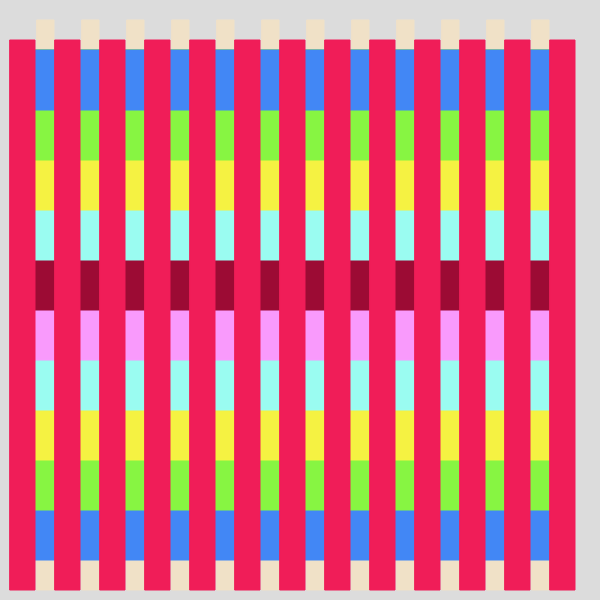
Frame 1 (no input)
Frame 60 (no input): identical to frame 1, image omitted
Frame 120 (the mouse pressed at the canvas centre since frame 60): identical to frame 1, image omitted

The p5.js sketch that drew this single still picture (run headless with seeded random() and noise() and a simulated clock; from frame 60 on, the mouse is pressed at the canvas centre):

// p5.js sketch
// ── sketch.js
function setup() {
  createCanvas(600, 600);
}

function draw() {
  background(220);
  
for(x=10;x<height-90;x+=45)
{ 
  stroke(240, 225, 199);
  fill(240, 225, 199);
  rect(x+27,20,17,570)
}
  
  for(x=50;x<height-50;x+=50)
  {stroke(66, 135, 245);
   fill(66, 135, 245);
  rect(30,x,525,60);
  }
  for(x=50;x<height-100;x+=50)
  {stroke(135, 245, 66);
   fill(135, 245, 66);
  rect(30,x,525,60);
  }
  for(x=50;x<height-150;x+=50)
  {stroke(245, 242, 66);
   fill(245, 242, 66);
  rect(30,x,525,60);
  }
  for(x=50;x<height-200;x+=50)
  {stroke(154, 252, 241);
   fill(154, 252, 241);
  rect(30,x,525,60);
  }//156, 11, 52
  for(x=50;x<height-250;x+=50)
  {stroke(249, 154, 252);
   fill(249, 154, 252);
  rect(30,x,525,60);
  }
    for(x=50;x<height-300;x+=50)
  {stroke(156, 11, 52);
   fill(156, 11, 52);
  rect(30,x,525,60);
  }
   for(x=50;x<height-350;x+=50)
  {stroke(154, 252, 241);
   fill(154, 252, 241);
  rect(30,x,525,60);
  }
  
    for(x=50;x<height-400;x+=50)
  {stroke(245, 242, 66);
   fill(245, 242, 66);
  rect(30,x,525,60);
  }
    for(x=50;x<height-450;x+=50)
  {stroke(135, 245, 66);
   fill(135, 245, 66);
  rect(30,x,525,60);
  }
  for(x=50;x<height-500;x+=50)
  {stroke(66, 135, 245);
   fill(66, 135, 245);
  rect(30,x,525,60);
  }
   for(x=10;x<height-30;x+=45)
{ 
  stroke(240, 29, 88);
  fill(240, 29, 88);
  rect(x,40,25,550)
}
  
}
